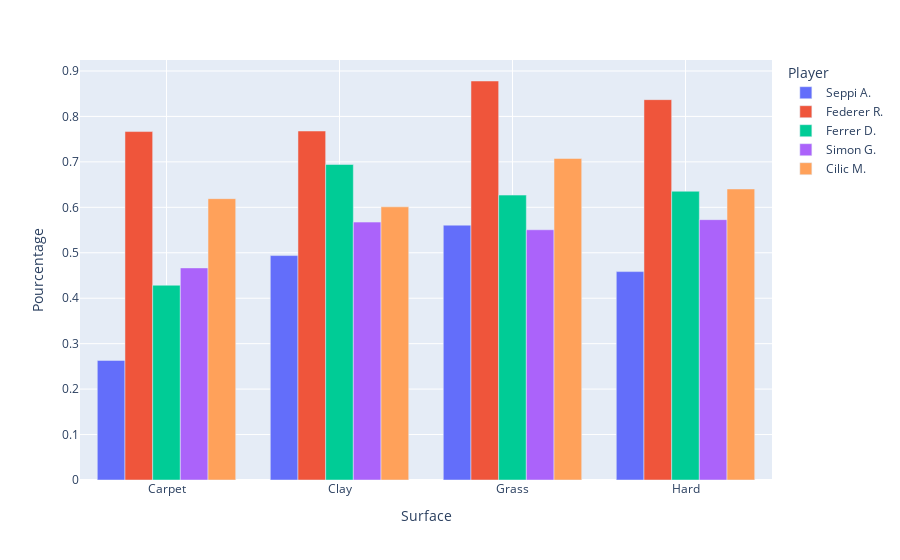

This figure's notebook cell:
### Markdown cell above
Variable **surface**.

### Code cell
vertical_concat = create_dataframe('Surface', crosstab_surface)

fig = px.bar(vertical_concat, x='Surface', y='Pourcentage', color = 'Player', barmode='group')
fig.update_layout(title_font_size=24)
fig.update_xaxes(showgrid=True)
fig.show()

### Figure 1 — Plotly figure (JSON) as saved in the notebook; plotly's stock layout.template omitted (floating-point values rounded to 4 significant figures)
{"data": [{"alignmentgroup": "True", "hovertemplate": "Player=Seppi A.<br>Surface=%{x}<br>Pourcentage=%{y}<extra></extra>", "legendgroup": "Seppi A.", "marker": {"color": "#636efa", "pattern": {"shape": ""}}, "name": "Seppi A.", "offsetgroup": "Seppi A.", "orientation": "v", "showlegend": true, "textposition": "auto", "type": "bar", "x": ["Carpet", "Clay", "Grass", "Hard"], "xaxis": "x", "y": [0.2632, 0.4938, 0.5607, 0.4585], "yaxis": "y"}, {"alignmentgroup": "True", "hovertemplate": "Player=Federer R.<br>Surface=%{x}<br>Pourcentage=%{y}<extra></extra>", "legendgroup": "Federer R.", "marker": {"color": "#EF553B", "pattern": {"shape": ""}}, "name": "Federer R.", "offsetgroup": "Federer R.", "orientation": "v", "showlegend": true, "textposition": "auto", "type": "bar", "x": ["Carpet", "Clay", "Grass", "Hard"], "xaxis": "x", "y": [0.7667, 0.7679, 0.8779, 0.8369], "yaxis": "y"}, {"alignmentgroup": "True", "hovertemplate": "Player=Ferrer D.<br>Surface=%{x}<br>Pourcentage=%{y}<extra></extra>", "legendgroup": "Ferrer D.", "marker": {"color": "#00cc96", "pattern": {"shape": ""}}, "name": "Ferrer D.", "offsetgroup": "Ferrer D.", "orientation": "v", "showlegend": true, "textposition": "auto", "type": "bar", "x": ["Carpet", "Clay", "Grass", "Hard"], "xaxis": "x", "y": [0.4286, 0.6942, 0.6269, 0.6353], "yaxis": "y"}, {"alignmentgroup": "True", "hovertemplate": "Player=Simon G.<br>Surface=%{x}<br>Pourcentage=%{y}<extra></extra>", "legendgroup": "Simon G.", "marker": {"color": "#ab63fa", "pattern": {"shape": ""}}, "name": "Simon G.", "offsetgroup": "Simon G.", "orientation": "v", "showlegend": true, "textposition": "auto", "type": "bar", "x": ["Carpet", "Clay", "Grass", "Hard"], "xaxis": "x", "y": [0.4667, 0.5675, 0.5506, 0.5729], "yaxis": "y"}, {"alignmentgroup": "True", "hovertemplate": "Player=Cilic M.<br>Surface=%{x}<br>Pourcentage=%{y}<extra></extra>", "legendgroup": "Cilic M.", "marker": {"color": "#FFA15A", "pattern": {"shape": ""}}, "name": "Cilic M.", "offsetgroup": "Cilic M.", "orientation": "v", "showlegend": true, "textposition": "auto", "type": "bar", "x": ["Carpet", "Clay", "Grass", "Hard"], "xaxis": "x", "y": [0.619, 0.601, 0.7075, 0.6403], "yaxis": "y"}], "layout": {"barmode": "group", "legend": {"title": {"text": "Player"}, "tracegroupgap": 0}, "margin": {"t": 60}, "title": {"font": {"size": 24}}, "xaxis": {"anchor": "y", "domain": [0, 1], "showgrid": true, "title": {"text": "Surface"}}, "yaxis": {"anchor": "x", "domain": [0, 1], "title": {"text": "Pourcentage"}}}}
